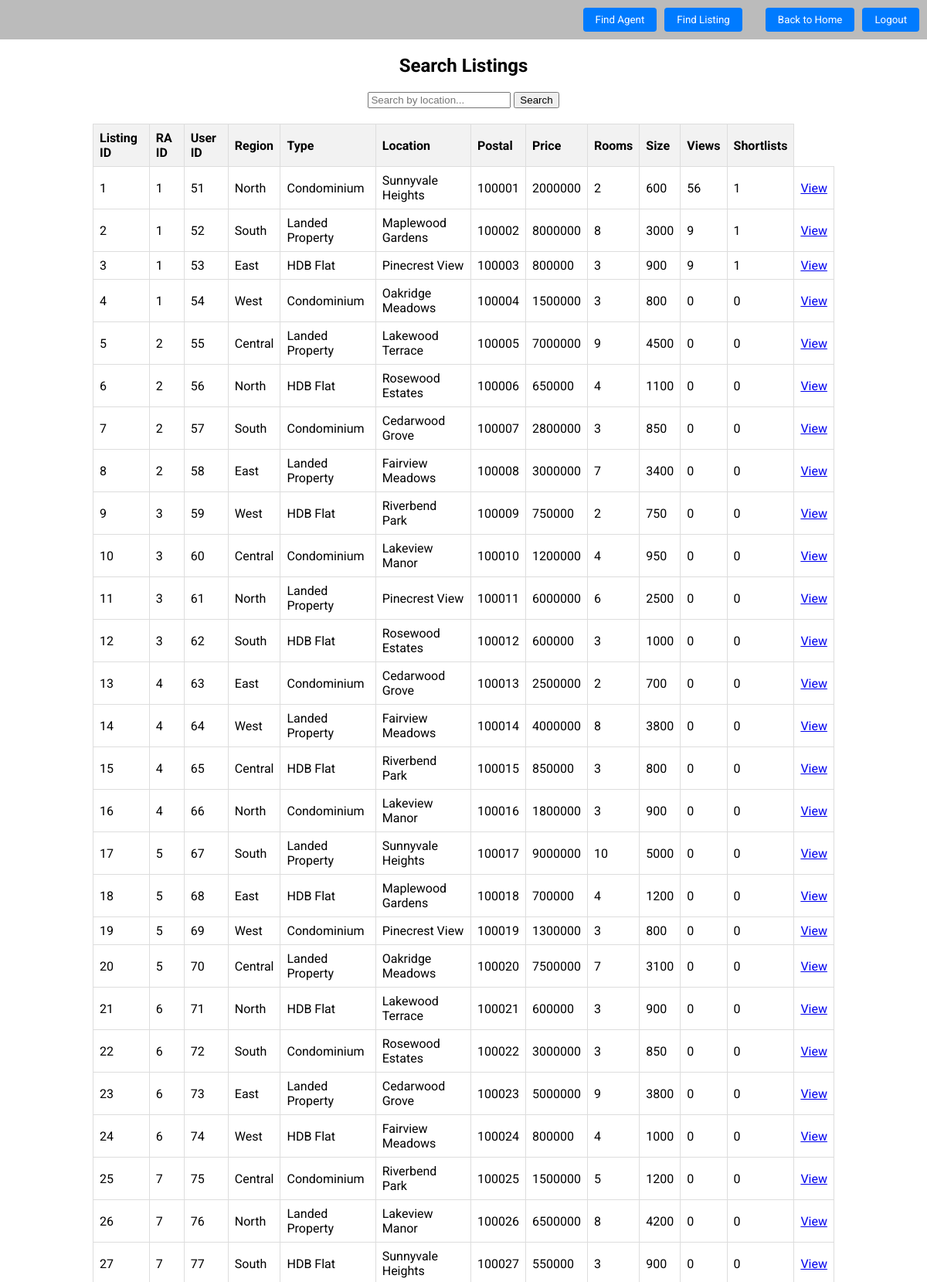
Screenshot of /Boundary/buyer/search_listing.php (upper part) with the database file from the repository.
### tables this page shows
CREATE TABLE `listing` (
  `listing_id` int(11) NOT NULL,
  `ra_id` int(11) NOT NULL,
  `user_id` int(11) NOT NULL,
  `region` enum('North','South','East','West','Central') NOT NULL,
  `type` enum('Condominium','Landed Property','HDB Flat') NOT NULL,
  `location` text NOT NULL,
  `postal` int(6) NOT NULL,
  `price` int(11) NOT NULL,
  `rooms` int(1) NOT NULL,
  `size` int(11) NOT NULL,
  `views` int(11) DEFAULT NULL,
  `shortlists` int(11) DEFAULT NULL
);

### Control/buyer/search_listing_controller.php (called while the page is built, shortened)
<?php
require_once('../../Database/db_conn.php');
require_once('../../Entity/listing.php');
class SearchListingController {
    private $Listing;
    public function __construct($conn) {
        $this->Listing = new Listing($conn);
    }
    public function getAllListings() {
        return $this->Listing->getAllListings();
    }
}
$searchListingController = new SearchListingController($conn);
?>

### Entity/listing.php (called while the page is built, shortened)
<?php
class Listing {
    private $conn;
    public function __construct($conn) {
        $this->conn = $conn;
    }
    public function getAllListings() {
        $sql = "SELECT * FROM listing";
        $result = $this->conn->query($sql);
        if ($result->num_rows > 0) {
            $listings = [];
            while ($row = $result->fetch_assoc()) {
                $listings[] = $row;
            }
            return $listings;
        } else {
            return [];
        }
    }
}
?>

### Boundary/buyer/search_listing.php (the view, shortened to what this page needs)
<?php
include "header.php";
include "../../Control/buyer/search_listing_controller.php";
if ($_SERVER["REQUEST_METHOD"] == "POST" && isset($_POST['submit'])) {
    $searchTerm = $_POST['search'];
    $listings = $searchListingController->handleSearch($searchTerm);
} else {
    $listings = $searchListingController->getAllListings();
}
?>
<!DOCTYPE html>
<html lang="en">
<head>
</head>
<body>
    <div class="container">
        <h2 class="title">Search Listings</h2>
        <div class="search-bar">
            <form method="POST" action="">
                <input type="text" name="search" placeholder="Search by location...">
                <button type="submit" name="submit">Search</button>
            </form>
        <?php if(isset($listings) && !empty($listings)): ?>
            <div class="listings">
                <table>
                    <thead>
                        <tr>
                            <th>Listing ID</th>
                            <th>RA ID</th>
                            <th>User ID</th>
                            <th>Region</th>
                            <th>Type</th>
                            <th>Location</th>
                            <th>Postal</th>
                            <th>Price</th>
                            <th>Rooms</th>
                            <th>Size</th>
                            <th>Views</th>
                            <th>Shortlists</th>
                        </tr>
                    </thead>
                    <tbody>
                        <?php foreach ($listings as $listing): ?>
                            <tr>
                                <td><?php echo $listing['listing_id']; ?></td>
                                <td><?php echo $listing['ra_id']; ?></td>
                                <td><?php echo $listing['user_id']; ?></td>
                                <td><?php echo $listing['region']; ?></td>
                                <td><?php echo $listing['type']; ?></td>
                                <td><?php echo $listing['location']; ?></td>
                                <td><?php echo $listing['postal']; ?></td>
                                <td><?php echo $listing['price']; ?></td>
                                <td><?php echo $listing['rooms']; ?></td>
                                <td><?php echo $listing['size']; ?></td>
                                <td><?php echo $listing['views']; ?></td>
                                <td><?php echo $listing['shortlists']; ?></td>
                                <td><a href="view_listing.php?listing_id=<?php echo $listing['listing_id']; ?>" class="btn btn-primary">View</a></td>                            </tr>
                        <?php endforeach; ?>
                    </tbody>
                </table>
            </div>
        <?php else: ?>
            <p>No listings found.</p>
        <?php endif; ?>
    </div>
</body>
</html>

### Boundary/buyer/header.php (style rules this page uses)
body { font-family: 'Roboto', sans-serif; margin: 0; padding: 0; }

### Boundary/buyer/search_listing.php (style rules this page uses)
.container { width: 80%; margin: auto; }
.title { text-align: center; margin-top: 20px; }
.search-bar { text-align: center; margin-top: 20px; }
.listings { margin-top: 20px; }
table { width: 100%; border-collapse: collapse; }
th, td { border: 1px solid #ddd; padding: 8px; text-align: left; }
th { background-color: #f2f2f2; }

### rows the page displays
listing: listing_id "1", ra "1", user "51", region "North", type "Condominium", location "Sunnyvale Heights", postal "100001", price "2000000", rooms "2", size "600", views "56", shortlists "1"
listing: listing_id "2", ra "1", user "52", region "South", type "Landed Property", location "Maplewood Gardens", postal "100002", price "8000000", rooms "8", size "3000", views "9", shortlists "1"
listing: listing_id "3", ra "1", user "53", region "East", type "HDB Flat", location "Pinecrest View", postal "100003", price "800000", rooms "3", size "900", views "9", shortlists "1"
listing: listing_id "4", ra "1", user "54", region "West", type "Condominium", location "Oakridge Meadows", postal "100004", price "1500000", rooms "3", size "800", views "0", shortlists "0"
listing: listing_id "5", ra "2", user "55", region "Central", type "Landed Property", location "Lakewood Terrace", postal "100005", price "7000000", rooms "9", size "4500", views "0", shortlists "0"
listing: listing_id "6", ra "2", user "56", region "North", type "HDB Flat", location "Rosewood Estates", postal "100006", price "650000", rooms "4", size "1100", views "0", shortlists "0"
listing: listing_id "7", ra "2", user "57", region "South", type "Condominium", location "Cedarwood Grove", postal "100007", price "2800000", rooms "3", size "850", views "0", shortlists "0"
listing: listing_id "8", ra "2", user "58", region "East", type "Landed Property", location "Fairview Meadows", postal "100008", price "3000000", rooms "7", size "3400", views "0", shortlists "0"
listing: listing_id "9", ra "3", user "59", region "West", type "HDB Flat", location "Riverbend Park", postal "100009", price "750000", rooms "2", size "750", views "0", shortlists "0"
listing: listing_id "10", ra "3", user "60", region "Central", type "Condominium", location "Lakeview Manor", postal "100010", price "1200000", rooms "4", size "950", views "0", shortlists "0"
listing: listing_id "11", ra "3", user "61", region "North", type "Landed Property", location "Pinecrest View", postal "100011", price "6000000", rooms "6", size "2500", views "0", shortlists "0"
listing: listing_id "12", ra "3", user "62", region "South", type "HDB Flat", location "Rosewood Estates", postal "100012", price "600000", rooms "3", size "1000", views "0", shortlists "0"
listing: listing_id "13", ra "4", user "63", region "East", type "Condominium", location "Cedarwood Grove", postal "100013", price "2500000", rooms "2", size "700", views "0", shortlists "0"
listing: listing_id "14", ra "4", user "64", region "West", type "Landed Property", location "Fairview Meadows", postal "100014", price "4000000", rooms "8", size "3800", views "0", shortlists "0"
listing: listing_id "15", ra "4", user "65", region "Central", type "HDB Flat", location "Riverbend Park", postal "100015", price "850000", rooms "3", size "800", views "0", shortlists "0"
listing: listing_id "16", ra "4", user "66", region "North", type "Condominium", location "Lakeview Manor", postal "100016", price "1800000", rooms "3", size "900", views "0", shortlists "0"
listing: listing_id "17", ra "5", user "67", region "South", type "Landed Property", location "Sunnyvale Heights", postal "100017", price "9000000", rooms "10", size "5000", views "0", shortlists "0"
listing: listing_id "18", ra "5", user "68", region "East", type "HDB Flat", location "Maplewood Gardens", postal "100018", price "700000", rooms "4", size "1200", views "0", shortlists "0"
listing: listing_id "19", ra "5", user "69", region "West", type "Condominium", location "Pinecrest View", postal "100019", price "1300000", rooms "3", size "800", views "0", shortlists "0"
listing: listing_id "20", ra "5", user "70", region "Central", type "Landed Property", location "Oakridge Meadows", postal "100020", price "7500000", rooms "7", size "3100", views "0", shortlists "0"
listing: listing_id "21", ra "6", user "71", region "North", type "HDB Flat", location "Lakewood Terrace", postal "100021", price "600000", rooms "3", size "900", views "0", shortlists "0"
listing: listing_id "22", ra "6", user "72", region "South", type "Condominium", location "Rosewood Estates", postal "100022", price "3000000", rooms "3", size "850", views "0", shortlists "0"
listing: listing_id "23", ra "6", user "73", region "East", type "Landed Property", location "Cedarwood Grove", postal "100023", price "5000000", rooms "9", size "3800", views "0", shortlists "0"
listing: listing_id "24", ra "6", user "74", region "West", type "HDB Flat", location "Fairview Meadows", postal "100024", price "800000", rooms "4", size "1000", views "0", shortlists "0"
listing: listing_id "25", ra "7", user "75", region "Central", type "Condominium", location "Riverbend Park", postal "100025", price "1500000", rooms "5", size "1200", views "0", shortlists "0"
listing: listing_id "26", ra "7", user "76", region "North", type "Landed Property", location "Lakeview Manor", postal "100026", price "6500000", rooms "8", size "4200", views "0", shortlists "0"
listing: listing_id "27", ra "7", user "77", region "South", type "HDB Flat", location "Sunnyvale Heights", postal "100027", price "550000", rooms "3", size "900", views "0", shortlists "0"
